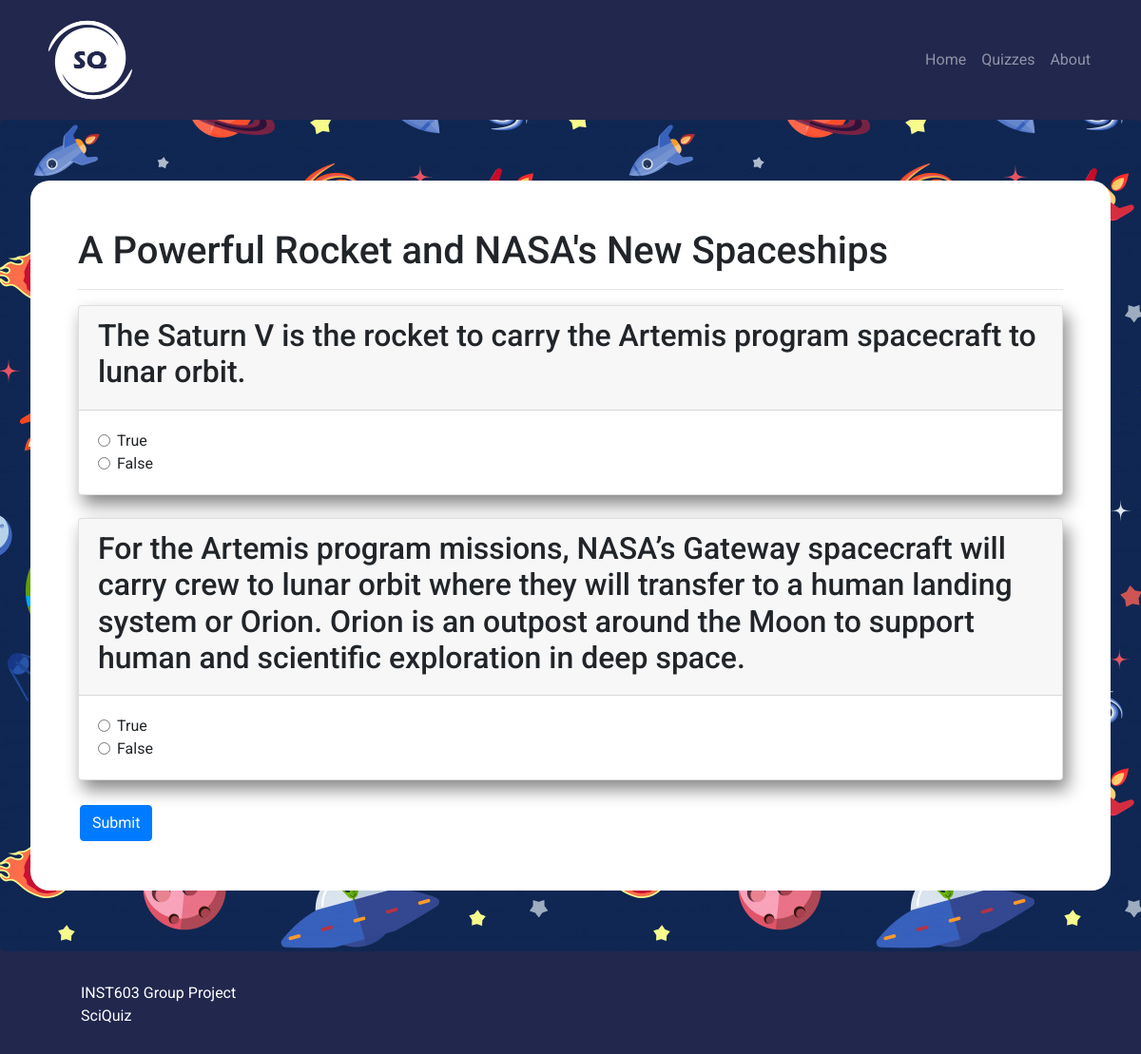
Page /quiz/8/ on the committed database.
### quiz/models.py (models this page shows)
class Quiz(models.Model):
    def __str__(self):
        return self.title
    title = models.CharField(default='',max_length=1000)
    topic = models.CharField(default='Other',max_length=100,choices=TOPICS)
    difficulty = models.CharField(default='Easy',max_length=100,choices=DIFFICULTIES)
    description = models.TextField(default='')

class Question(models.Model):
    def __str__(self):
        return self.title
    title = models.CharField(default='',max_length=1000)
    description = models.TextField(default="")
    quiz = models.ForeignKey(Quiz, on_delete=models.CASCADE,default=None)

class Choice(models.Model):
    def __str__(self):
        return self.choice_text
    question = models.ForeignKey(Question, on_delete=models.CASCADE)
    choice_text = models.CharField(max_length=1000)
    is_correct = models.BooleanField(default=False)

### quiz/views.py (the view)
# urls.py: path('<int:quiz_id>/', views.quiz_questions, name='questions'),
def quiz_questions(request,quiz_id):
    context = {}
    res = request.POST
    context['message'] = False
    def checkAnswers(res):
        print(res)
        score = 0
        total_questions = 0
        incorrect = []
        for i in res:
            if i == "csrfmiddlewaretoken":
                continue
            elif res[i] == "True":
                score += 1
                total_questions += 1
            else:
                incorrect.append(Question.objects.get(title=i))
                total_questions += 1
        context['incorrect'] = incorrect
        if total_questions == 0:
            return 0
        else:
            return int((score/total_questions)*100)
    if res:
        context['message'] = True
        context['score'] = checkAnswers(res)
    try:
        quiz = Quiz.objects.filter(pk=quiz_id)
        quiz = quiz[0]
        questions = Question.objects.filter(quiz=quiz)
    except:
        print('404')
    context['quiz'] = quiz
    context['questions'] = questions
    print(context)
    return render(request,'quiz_questions.html',context)

### quiz/templates/quiz_questions.html (shortened to what this page needs)
{% extends "base.html" %} {% block content %} {% load static %}
<div class="jumbotron">
  <div class="container main-content">
    <h1>{{quiz}}</h1>
    <hr />
    <form action="" method="POST">
      {% csrf_token %} {% for question in questions %}
      <div class="card">
        <div class="card-header">
          <h2 class="">{{question}}</h2>
        </div>
        <div class="card-body">
          {% for choice in question.choice_set.all %}
          <div class="form-check">
            <input
              required
              id="{{choice}}-{{question}}"
              class="form-check-input"
              type="radio"
              value="{{choice.is_correct}}"
              name="{{question}}"
            />
            <label for="{{choice}}" class="form-check-label">{{choice}}</label>
          </div>
          {% endfor %}
        </div>
      </div>
      <br />
      {% endfor %}
      <button type="submit" class="btn btn-primary">Submit</button>
    </form>
  </div>
</div>
{%endblock%}

### nasaswyk/static/css/main.css (style rules this page uses)
.main-content { background-color: white; padding: 10px; border-radius: 20px; padding: 50px; }
body { font-family: "Roboto", sans-serif; background-color: #21274d; }
.card { box-shadow: 5px 10px 18px #888888; }
button.btn.btn-primary { margin: 2px; }

### rows in the picture
Quiz: title "A Powerful Rocket and NASA's New Spaceships"
Question: title "The Saturn V is the rocket to carry the Artemis program spacecraft to lunar orbit."
Choice: choice_text "True"
Choice: choice_text "False"
Question: title "For the Artemis program missions, NASA’s Gateway spacecraft will carry crew to lunar orbit where they will transfer to a human landing system or Orion. Orion is an outpost around the Moon to support human and scientific exploration in deep space."
Choice: choice_text "True"
Choice: choice_text "False"
